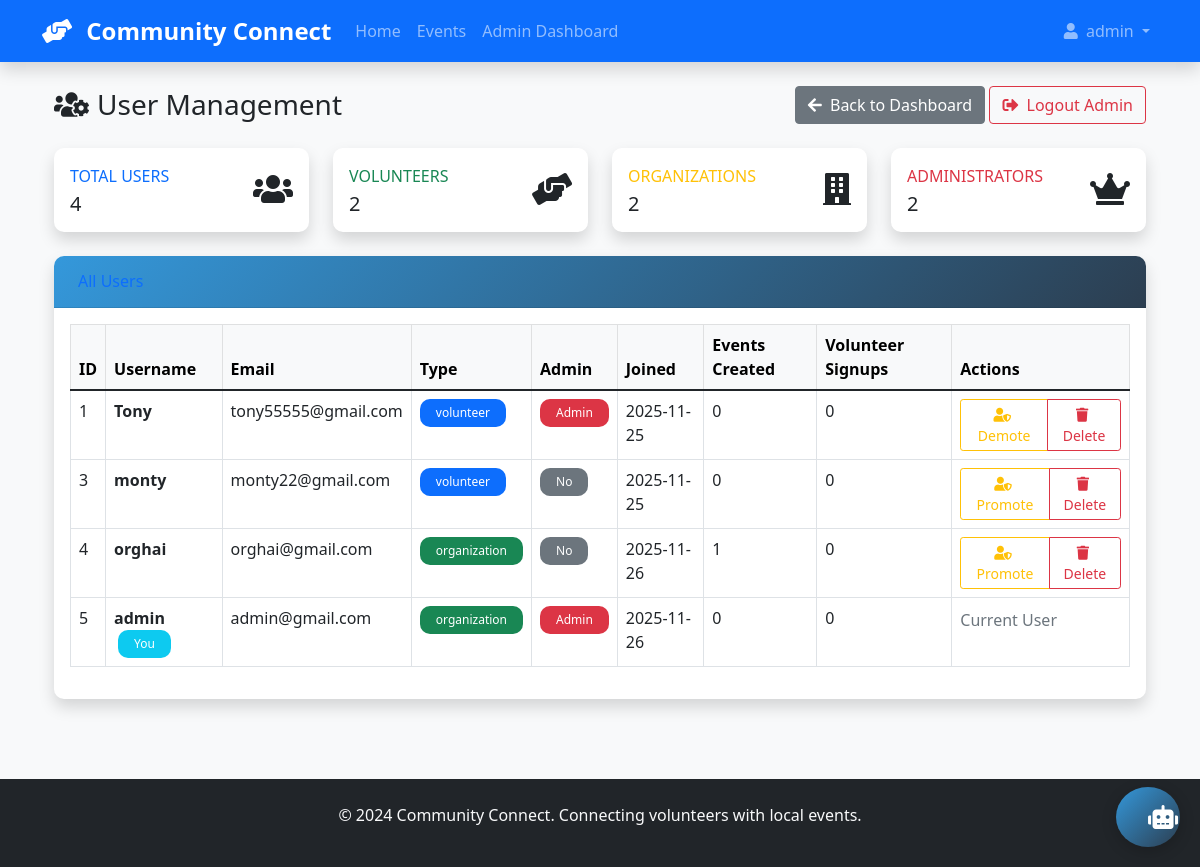
Before: /admin/users (signed in) with the older database file.
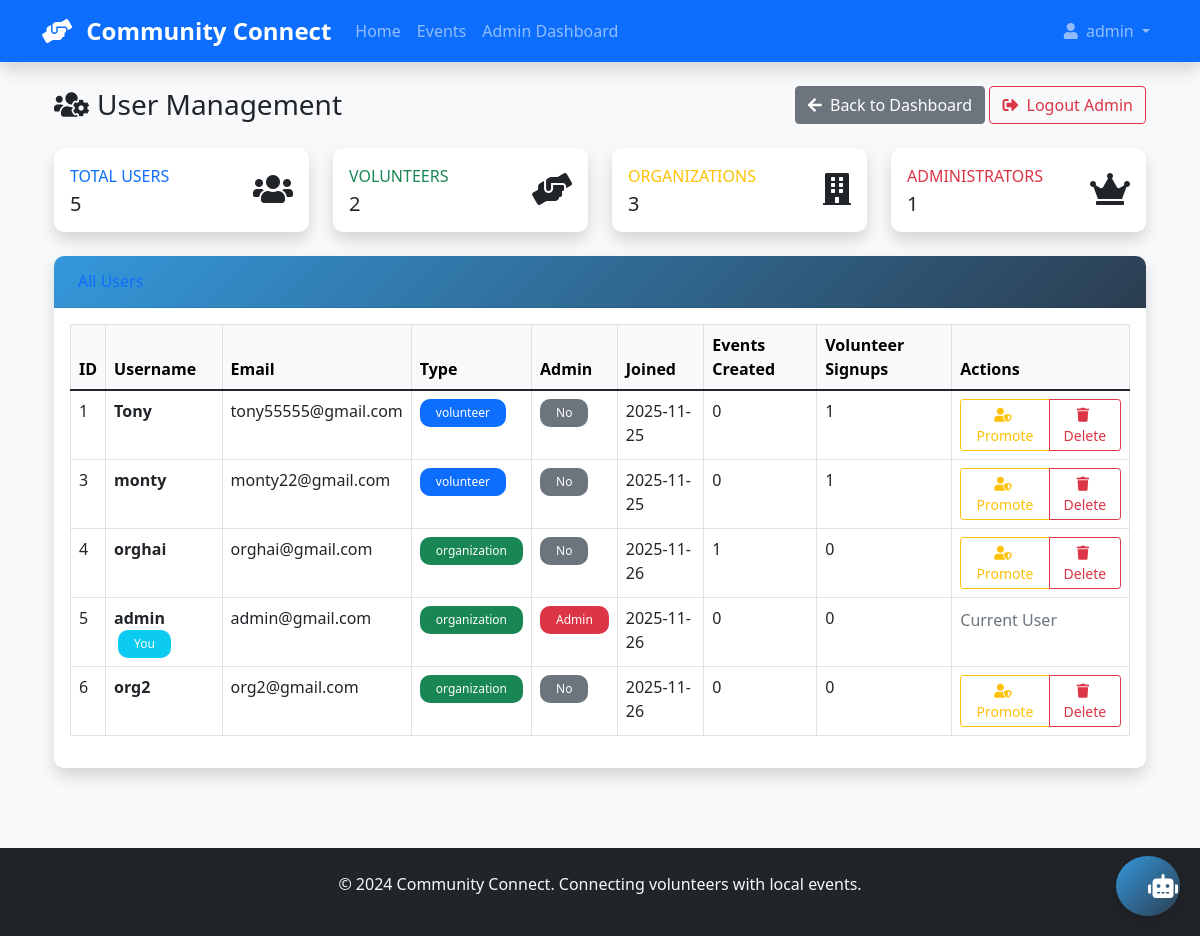
After: the same page with the newer database file.
### app/models.py (models this page shows, shortened)
class User(UserMixin, db.Model):
    __tablename__ = 'user'
    __table_args__ = {'extend_existing': True}
    id = db.Column(db.Integer, primary_key=True)
    username = db.Column(db.String(80), unique=True, nullable=False)
    email = db.Column(db.String(120), unique=True, nullable=False)
    password_hash = db.Column(db.String(128))
    user_type = db.Column(db.String(20), nullable=False)
    is_admin = db.Column(db.Boolean, default=False)
    created_at = db.Column(db.DateTime, default=datetime.utcnow)
    events_created = db.relationship('Event', backref='organizer', lazy=True)
    volunteer_signups = db.relationship('EventVolunteer', backref='volunteer', lazy=True)

### app/routes.py (the view)
@main.route('/admin/users')
@login_required
def admin_users():
    if not current_user.is_admin:
        flash('Admin access required', 'error')
        return redirect(url_for('main.admin_login'))
    users = User.query.all()
    return render_template('admin_users.html', users=users)

### app/__init__.py (called while the page is built)
@login_manager.user_loader
def load_user(user_id):
    return User.query.get(int(user_id))

### app/templates/admin_users.html (shortened to what this page needs)
{% extends "base.html" %}
{% block content %}
<div class="container-fluid">
    <div class="d-sm-flex align-items-center justify-content-between mb-4">
        <h1 class="h3 mb-0 text-gray-800">
            <i class="fas fa-users-cog me-2"></i>User Management
        </h1>
        <div>
            <a href="{{ url_for('main.admin_dashboard') }}" class="btn btn-secondary">
                <i class="fas fa-arrow-left me-1"></i> Back to Dashboard
            </a>
            <a href="{{ url_for('main.admin_logout') }}" class="btn btn-outline-danger">
                <i class="fas fa-sign-out-alt me-1"></i> Logout Admin
            </a>
        </div>
    </div>
    <div class="row mb-4">
        <div class="col-md-3">
            <div class="card border-left-primary shadow h-100">
                <div class="card-body">
                    <div class="row no-gutters align-items-center">
                        <div class="col mr-2">
                            <div class="text-xs font-weight-bold text-primary text-uppercase mb-1">
                                Total Users
                            </div>
                            <div class="h5 mb-0 font-weight-bold text-gray-800">{{ users|length }}</div>
                        </div>
                        <div class="col-auto">
                            <i class="fas fa-users fa-2x text-gray-300"></i>
                        </div>
                    </div>
                </div>
            </div>
        </div>
        <div class="col-md-3">
            <div class="card border-left-success shadow h-100">
                <div class="card-body">
                    <div class="row no-gutters align-items-center">
                        <div class="col mr-2">
                            <div class="text-xs font-weight-bold text-success text-uppercase mb-1">
                                Volunteers
                            </div>
                            <div class="h5 mb-0 font-weight-bold text-gray-800">
                                {{ users|selectattr('user_type', 'equalto', 'volunteer')|list|length }}
                            </div>
                        </div>
                        <div class="col-auto">
                            <i class="fas fa-hands-helping fa-2x text-gray-300"></i>
                        </div>
                    </div>
                </div>
            </div>
        </div>
        <div class="col-md-3">
            <div class="card border-left-warning shadow h-100">
                <div class="card-body">
                    <div class="row no-gutters align-items-center">
                        <div class="col mr-2">
                            <div class="text-xs font-weight-bold text-warning text-uppercase mb-1">
                                Organizations
                            </div>
                            <div class="h5 mb-0 font-weight-bold text-gray-800">
                                {{ users|selectattr('user_type', 'equalto', 'organization')|list|length }}
                            </div>
                        </div>
                        <div class="col-auto">
                            <i class="fas fa-building fa-2x text-gray-300"></i>
                        </div>
                    </div>
                </div>
            </div>
        </div>
        <div class="col-md-3">
            <div class="card border-left-danger shadow h-100">
                <div class="card-body">
                    <div class="row no-gutters align-items-center">
                        <div class="col mr-2">
                            <div class="text-xs font-weight-bold text-danger text-uppercase mb-1">
                                Administrators
                            </div>
                            <div class="h5 mb-0 font-weight-bold text-gray-800">
                                {{ users|selectattr('is_admin')|list|length }}
                            </div>
                        </div>
                        <div class="col-auto">
                            <i class="fas fa-crown fa-2x text-gray-300"></i>
                        </div>
                    </div>
                </div>
            </div>
        </div>
    </div>
    <div class="card shadow mb-4">
        <div class="card-header py-3 d-flex justify-content-between align-items-center">
            <h6 class="m-0 font-weight-bold text-primary">All Users</h6>
        </div>
        <div class="card-body">
            <div class="table-responsive">
                <table class="table table-bordered table-hover" id="usersTable">
                    <thead class="table-light">
                        <tr>
                            <th>ID</th>
                            <th>Username</th>
                            <th>Email</th>
                            <th>Type</th>
                            <th>Admin</th>
                            <th>Joined</th>
                            <th>Events Created</th>
                            <th>Volunteer Signups</th>
                            <th>Actions</th>
                        </tr>
                    </thead>
                    <tbody>
                        {% for user in users %}
                        <tr>
                            <td>{{ user.id }}</td>
                            <td>
                                <strong>{{ user.username }}</strong>
                                {% if user.id == current_user.id %}
                                <span class="badge bg-info ms-1">You</span>
                                {% endif %}
                            </td>
                            <td>{{ user.email }}</td>
                            <td>
                                <span class="badge bg-{{ 'success' if user.user_type == 'organization' else 'primary' }}">
                                    {{ user.user_type }}
                                </span>
                            </td>
                            <td>
                                {% if user.is_admin %}
                                <span class="badge bg-danger">Admin</span>
                                {% else %}
                                <span class="badge bg-secondary">No</span>
                                {% endif %}
                            </td>
                            <td>{{ user.created_at.strftime('%Y-%m-%d') }}</td>
                            <td>{{ user.events_created|length }}</td>
                            <td>{{ user.volunteer_signups|length }}</td>
                            <td>
                                <div class="btn-group btn-group-sm">
                                    {% if user.id != current_user.id %}
                                    <button class="btn btn-outline-warning toggle-admin-btn"
                                            data-user-id="{{ user.id }}"
                                            data-username="{{ user.username }}"
                                            data-is-admin="{{ user.is_admin|lower }}">
                                        <i class="fas fa-user-shield me-1"></i>
                                        {{ 'Demote' if user.is_admin else 'Promote' }}
                                    </button>
                                    <button class="btn btn-outline-danger delete-user-btn"
                                            data-user-id="{{ user.id }}"
                                            data-username="{{ user.username }}">
                                        <i class="fas fa-trash me-1"></i> Delete
                                    </button>
                                    {% else %}
                                    <span class="text-muted">Current User</span>
                                    {% endif %}
                                </div>
                            </td>
                        </tr>
                        {% endfor %}
                    </tbody>
                </table>
            </div>
        </div>
    </div>
</div>
{% endblock %}

### app/templates/base.html (shortened to what this page needs)
<!DOCTYPE html>
<html lang="en">
<head>
    <link href="https://cdn.jsdelivr.net/npm/bootstrap@5.1.3/dist/css/bootstrap.min.css" rel="stylesheet">
    <link href="https://cdnjs.cloudflare.com/ajax/libs/font-awesome/5.15.4/css/all.min.css" rel="stylesheet">
    <link href="{{ url_for('static', filename='style.css') }}" rel="stylesheet">
</head>
<body class="bg-light d-flex flex-column min-vh-100">
    <nav class="navbar navbar-expand-lg navbar-dark bg-primary shadow">
        <div class="container">
            <a class="navbar-brand" href="{{ url_for('main.index') }}">
                <i class="fas fa-hands-helping me-2"></i>
                <strong>Community Connect</strong>
            </a>
            <div class="collapse navbar-collapse" id="navbarNav">
                <ul class="navbar-nav me-auto">
                    <li class="nav-item">
                        <a class="nav-link" href="{{ url_for('main.index') }}">Home</a>
                    </li>
                    <li class="nav-item">
                        <a class="nav-link" href="{{ url_for('main.events') }}">Events</a>
                    </li>
                    {% if current_user.is_authenticated %}
                    <li class="nav-item">
                        {% if current_user.is_admin %}
                        <a class="nav-link" href="{{ url_for('main.admin_dashboard') }}">Admin Dashboard</a>
                        {% else %}
                        <a class="nav-link" href="{{ url_for('main.dashboard') }}">Dashboard</a>
                        {% endif %}
                    </li>
                    {% endif %}
                </ul>
                <ul class="navbar-nav">
                    {% if current_user.is_authenticated %}
                    <li class="nav-item dropdown">
                        <a class="nav-link dropdown-toggle" href="#" id="navbarDropdown" role="button" data-bs-toggle="dropdown">
                            <i class="fas fa-user me-1"></i> {{ current_user.username }}
                        </a>
                    </li>
                    {% endif %}
                </ul>
            </div>
        </div>
    </nav>
    <main class="container my-4 flex-grow-1">
        {% block content %}{% endblock %}
    </main>
    <footer class="bg-dark text-light py-4 mt-auto">
        <div class="container text-center">
            <p>&copy; 2024 Community Connect. Connecting volunteers with local events.</p>
        </div>
    </footer>
</body>
</html>
<button id="chatbot-toggle" class="btn btn-primary chatbot-toggle">
    <i class="fas fa-robot"></i>
</button>

### app/static/style.css (style rules this page uses)
:root { --primary-color: #3498db; --secondary-color: #2c3e50; --success-color: #27ae60; --warning-color: #f39c12; --danger-color: #e74c3c; }
html { height: 100%; }
body { display: flex; flex-direction: column; min-height: 100vh; margin: 0; }
main.container { flex: 1 0 auto; padding-bottom: 2rem; }
footer.bg-dark { flex-shrink: 0; margin-top: auto; width: 100%; }
.card { border: none; border-radius: 10px; box-shadow: 0 4px 6px rgba(0, 0, 0, 0.1); transition: transform 0.3s ease, box-shadow 0.3s ease; }
.card-header { background: linear-gradient(135deg, var(--primary-color), var(--secondary-color)); color: white; border-radius: 10px 10px 0 0 !important; padding: 1.5rem; }
.btn-primary { background: linear-gradient(135deg, var(--primary-color), var(--secondary-color)); border: none; border-radius: 25px; padding: 0.75rem 2rem; transition: all 0.3s ease; }
.navbar-brand { font-weight: bold; font-size: 1.5rem; }
.navbar-nav .nav-link { font-weight: 500; padding: 0.5rem 1rem; border-radius: 25px; transition: all 0.3s ease; }
.badge { border-radius: 10px; padding: 0.5rem 1rem; font-weight: 500; }
.fade-in { animation: fadeIn 0.5s ease-in; }

### app/templates/base.html (style rules this page uses)
.chatbot-toggle { position: fixed; bottom: 20px; right: 20px; width: 60px; height: 60px; border-radius: 50%; font-size: 1.5rem; z-index: 1000; box-shadow: 0 4px 15px rgba(0,0,0,0.2); }

Changed rows visible on the page:
changed User "Tony": volunteer_signups|length "0" → "1"; is_admin "Demote" → "Promote"; is_admin "Admin" → "No"
computed for User "monty": volunteer_signups|length "0" → "1"
added User: id "6", username "org2", email "org2@gmail.com", user_type "organization", shows "No", created_at "2025-11-26", events_created|length "0", volunteer_signups|length "0", is_admin "Promote"
Other visible differences:
{{ users|length }}: "4" → "5"
{{ users|selectattr('user_type', 'equalto', 'organization')|list|length }}: "2" → "3"
{{ users|selectattr('is_admin')|list|length }}: "2" → "1"
